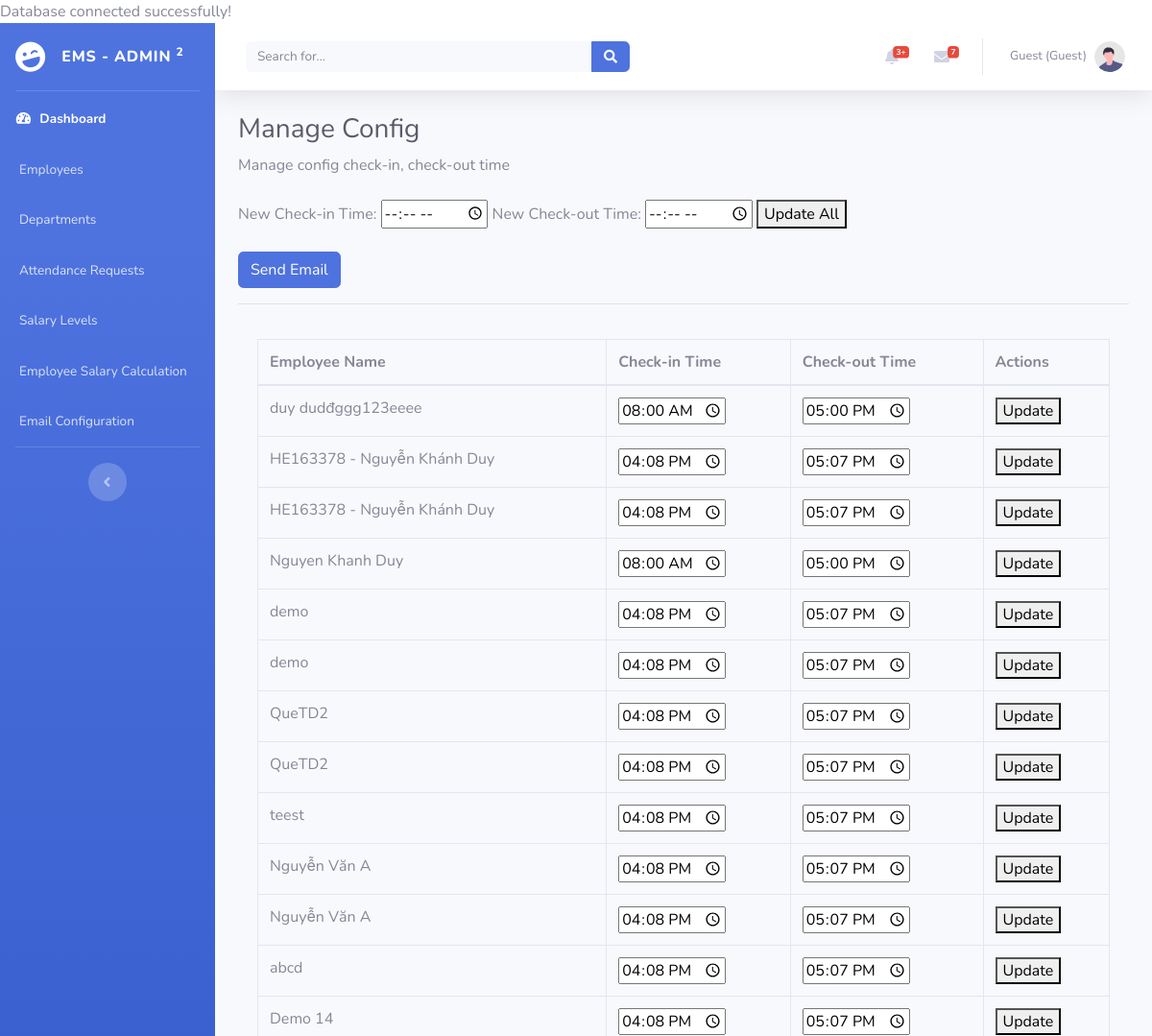
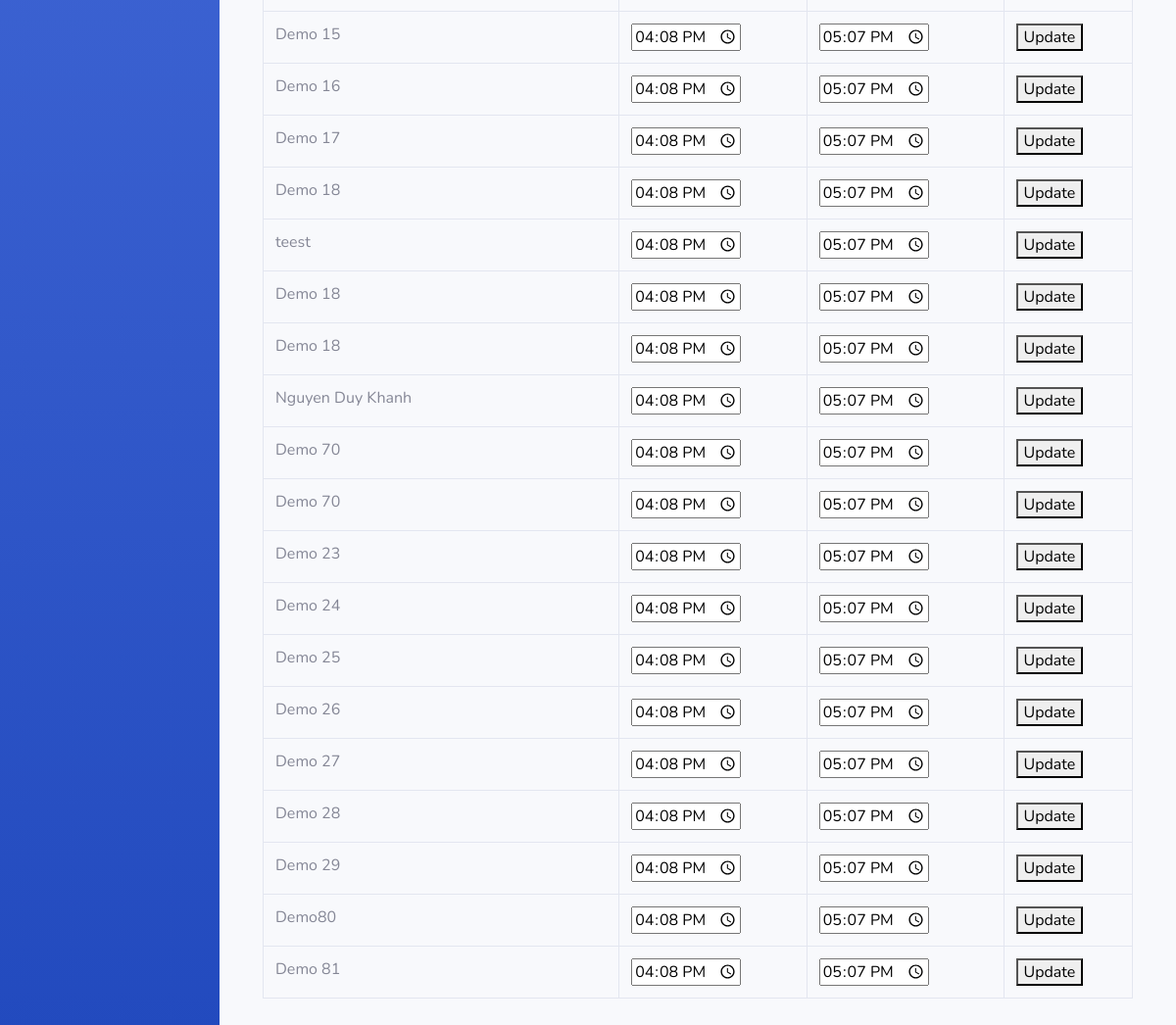
Screenshot of /admin/manage_config_email.php with the database file from the repository (2 pictures, top to bottom).
### tables this page shows
CREATE TABLE `emailconfig` (
  `Id` int NOT NULL AUTO_INCREMENT,
  `UserId` int NOT NULL,
  `CheckInTime` time DEFAULT '08:00:00',
  `CheckOutTime` time DEFAULT '17:00:00',
  PRIMARY KEY (`Id`),
  KEY `UserId` (`UserId`),
  CONSTRAINT `emailconfig_ibfk_1` FOREIGN KEY (`UserId`) REFERENCES `user` (`Id`) ON DELETE CASCADE
);

CREATE TABLE `user` (
  `Id` int NOT NULL AUTO_INCREMENT,
  `FullName` varchar(255) NOT NULL,
  `Email` varchar(255) NOT NULL,
  `PhoneNumber` varchar(15) DEFAULT NULL,
  `Position` varchar(100) DEFAULT NULL,
  `Password` varchar(255) NOT NULL,
  `DepartmentID` int DEFAULT NULL,
  `RoleID` int NOT NULL,
  `Status` enum('active','inactive') DEFAULT 'active',
  `salary_level_id` int DEFAULT NULL,
  PRIMARY KEY (`Id`),
  UNIQUE KEY `Email_UNIQUE` (`Email`),
  KEY `RoleID` (`RoleID`),
  KEY `user_ibfk_1` (`DepartmentID`),
  KEY `salary_level_id` (`salary_level_id`),
  CONSTRAINT `user_ibfk_1` FOREIGN KEY (`DepartmentID`) REFERENCES `department` (`Id`) ON DELETE CASCADE ON UPDATE CASCADE,
  CONSTRAINT `user_ibfk_2` FOREIGN KEY (`RoleID`) REFERENCES `role` (`Id`) ON DELETE CASCADE ON UPDATE CASCADE,
  CONSTRAINT `user_ibfk_3` FOREIGN KEY (`salary_level_id`) REFERENCES `salary_levels` (`id`)
);

### admin/manage_config_email.php (the view, shortened to what this page needs)
<?php
include '../config.php';
$query = "SELECT e.Id, u.FullName, e.CheckInTime, e.CheckOutTime
          FROM emailConfig e
          JOIN user u ON e.UserID = u.Id";
$stmt = $conn->prepare($query);
$stmt->execute();
$configs = $stmt->fetchAll(PDO::FETCH_ASSOC);
?>
<!DOCTYPE html>
<html lang="en">
<head>
    <link href="../vendor/fontawesome-free/css/all.min.css" rel="stylesheet" type="text/css">
    <link href="../css/sb-admin-2.min.css" rel="stylesheet">
</head>
<body id="page-top">
    <div id="wrapper">
        <?php include('../admin/sidebar.php') ?>
        <div id="content-wrapper" class="d-flex flex-column">
            <div id="content">
                <?php include('../templates/navbar.php') ?>
                <div class="container-fluid">
                    <h1 class="h3 mb-2 text-gray-800">Manage Config</h1>
                    <p class="mb-4">Manage config check-in, check-out time</p>
                    <form method="POST" action="">
                        <label>New Check-in Time: <input type="time" name="bulkCheckInTime"></label>
                        <label>New Check-out Time: <input type="time" name="bulkCheckOutTime"></label>
                        <button type="submit">Update All</button>
                    </form>
                    <button id="sendEmailButton" class="btn btn-primary" type="button">Send Email</button>
                    <hr>
                    <div class="card-body">
                        <div class="table-responsive">
                            <table class="table table-bordered" id="dataTable" width="100%" cellspacing="0">
                                <thead>
                                    <tr>
                                        <th>Employee Name</th>
                                        <th>Check-in Time</th>
                                        <th>Check-out Time</th>
                                        <th>Actions</th>
                                    </tr>
                                </thead>
                                <tbody>
                                    <?php foreach ($configs as $config): ?>
                                        <tr>
                                            <form method="POST" action="">
                                                <td><?php echo htmlspecialchars($config['FullName']); ?></td>
                                                <td><input type="time" name="CheckInTime" value="<?php echo htmlspecialchars($config['CheckInTime']); ?>"></td>
                                                <td><input type="time" name="CheckOutTime" value="<?php echo htmlspecialchars($config['CheckOutTime']); ?>"></td>
                                                <td>
                                                    <button type="submit">Update</button>
                                                </td>
                                            </form>
                                        </tr>
                                    <?php endforeach; ?>
                                </tbody>
                            </table>
                        </div>
                    </div>
                </div>
            </div>
        </div>
    </div>
</body>
</html>

### rows the page displays
emailconfig: UserId.FullName "duy dudđggg123eeee", CheckInTime "08:00:00", CheckOutTime "17:00:00"
emailconfig: UserId.FullName "HE163378 - Nguyễn Khánh Duy", CheckInTime "16:08:00", CheckOutTime "17:07:00"
emailconfig: UserId.FullName "HE163378 - Nguyễn Khánh Duy", CheckInTime "16:08:00", CheckOutTime "17:07:00"
emailconfig: UserId.FullName "Nguyen Khanh Duy", CheckInTime "08:00:00", CheckOutTime "17:00:00"
emailconfig: UserId.FullName "demo", CheckInTime "16:08:00", CheckOutTime "17:07:00"
emailconfig: UserId.FullName "demo", CheckInTime "16:08:00", CheckOutTime "17:07:00"
emailconfig: UserId.FullName "QueTD2", CheckInTime "16:08:00", CheckOutTime "17:07:00"
emailconfig: UserId.FullName "QueTD2", CheckInTime "16:08:00", CheckOutTime "17:07:00"
emailconfig: UserId.FullName "teest", CheckInTime "16:08:00", CheckOutTime "17:07:00"
emailconfig: UserId.FullName "Nguyễn Văn A", CheckInTime "16:08:00", CheckOutTime "17:07:00"
emailconfig: UserId.FullName "Nguyễn Văn A", CheckInTime "16:08:00", CheckOutTime "17:07:00"
emailconfig: UserId.FullName "abcd", CheckInTime "16:08:00", CheckOutTime "17:07:00"
emailconfig: UserId.FullName "Demo 14", CheckInTime "16:08:00", CheckOutTime "17:07:00"
emailconfig: UserId.FullName "Demo 15", CheckInTime "16:08:00", CheckOutTime "17:07:00"
emailconfig: UserId.FullName "Demo 16", CheckInTime "16:08:00", CheckOutTime "17:07:00"
emailconfig: UserId.FullName "Demo 17", CheckInTime "16:08:00", CheckOutTime "17:07:00"
emailconfig: UserId.FullName "Demo 18", CheckInTime "16:08:00", CheckOutTime "17:07:00"
emailconfig: UserId.FullName "teest", CheckInTime "16:08:00", CheckOutTime "17:07:00"
emailconfig: UserId.FullName "Demo 18", CheckInTime "16:08:00", CheckOutTime "17:07:00"
emailconfig: UserId.FullName "Demo 18", CheckInTime "16:08:00", CheckOutTime "17:07:00"
emailconfig: UserId.FullName "Nguyen Duy Khanh", CheckInTime "16:08:00", CheckOutTime "17:07:00"
emailconfig: UserId.FullName "Demo 70", CheckInTime "16:08:00", CheckOutTime "17:07:00"
emailconfig: UserId.FullName "Demo 70", CheckInTime "16:08:00", CheckOutTime "17:07:00"
emailconfig: UserId.FullName "Demo 23", CheckInTime "16:08:00", CheckOutTime "17:07:00"
emailconfig: UserId.FullName "Demo 24", CheckInTime "16:08:00", CheckOutTime "17:07:00"
emailconfig: UserId.FullName "Demo 25", CheckInTime "16:08:00", CheckOutTime "17:07:00"
emailconfig: UserId.FullName "Demo 26", CheckInTime "16:08:00", CheckOutTime "17:07:00"
emailconfig: UserId.FullName "Demo 27", CheckInTime "16:08:00", CheckOutTime "17:07:00"
emailconfig: UserId.FullName "Demo 28", CheckInTime "16:08:00", CheckOutTime "17:07:00"
emailconfig: UserId.FullName "Demo 29", CheckInTime "16:08:00", CheckOutTime "17:07:00"
emailconfig: UserId.FullName "Demo80", CheckInTime "16:08:00", CheckOutTime "17:07:00"
emailconfig: UserId.FullName "Demo 81", CheckInTime "16:08:00", CheckOutTime "17:07:00"

### other values shown
$userEmail . " (" . $role . ")" "Guest (Guest)"
